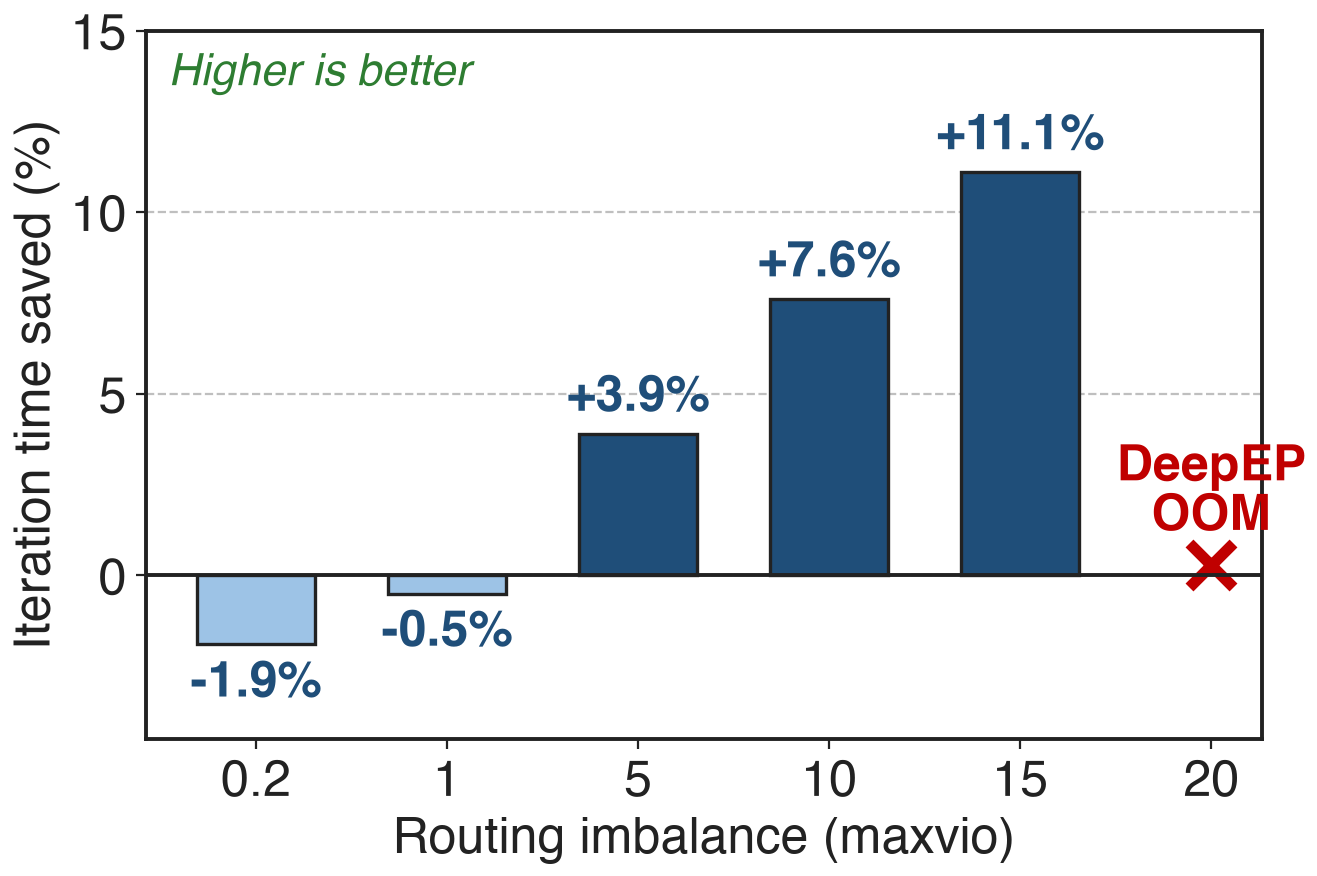

This chart was generated by the following Python code:
"""End-to-end iteration-time saving of MoonEP vs DeepEP v2, labeled values of MoonEP README figure/e2e_vs_deepep.png:
H20, EP=8, seq 16k, 9 layers, H=7168, E=256, top-8, H'=2048 (sources.md, slide 12). At maxvio 20 DeepEP OOMs."""
import sys, pathlib
sys.path.insert(0, str(pathlib.Path(__file__).resolve().parents[3] / "scripts"))
import slidechart as sc

MAXVIO = ["0.2", "1", "5", "10", "15", "20"]
saving = [-1.9, -0.5, 3.9, 7.6, 11.1, None]

sc.setup()
fig, ax = sc.figure("right")
xs = range(len(MAXVIO))
for x, v in zip(xs, saving):
    if v is None:
        continue
    col = sc.ACCENT if v > 0 else sc.ACCENT_LIGHT
    ax.bar(x, v, 0.62, color=col, edgecolor=sc.INK, linewidth=1.2)
    ax.text(x, v + (0.4 if v > 0 else -0.4), f"{v:+.1f}%", ha="center", va="bottom" if v > 0 else "top",
            fontsize=18, fontweight="bold", color=sc.ACCENT)
ax.text(5, 1.0, "DeepEP\nOOM", ha="center", va="bottom", fontsize=18, fontweight="bold", color=sc.PROBLEM)
ax.plot([5], [0.3], marker="x", markersize=16, mew=4, color=sc.PROBLEM)
ax.axhline(0, color=sc.INK, linewidth=1.4)
ax.set_xticks(list(xs)); ax.set_xticklabels(MAXVIO)
ax.set_ylim(-4.5, 15)
ax.set_xlabel("Routing imbalance (maxvio)")
ax.set_ylabel("Iteration time saved (%)")
sc.better(ax, "Higher is better", "upper left")
sc.save(fig, __file__)
